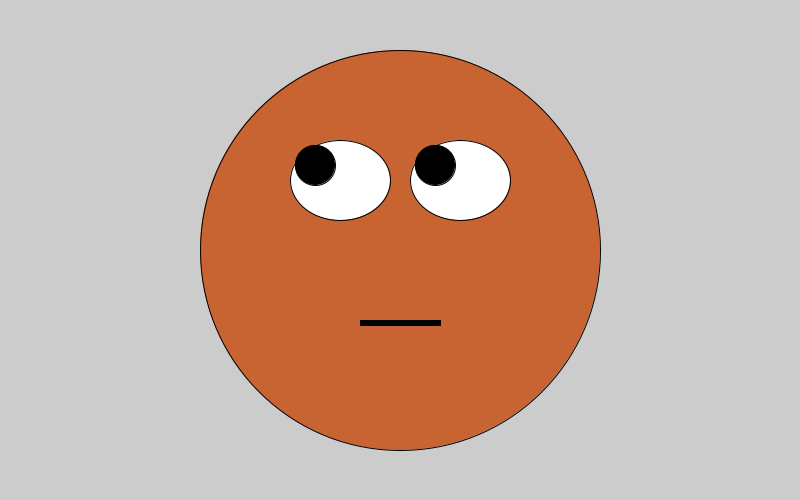
Frame 1 (no input)
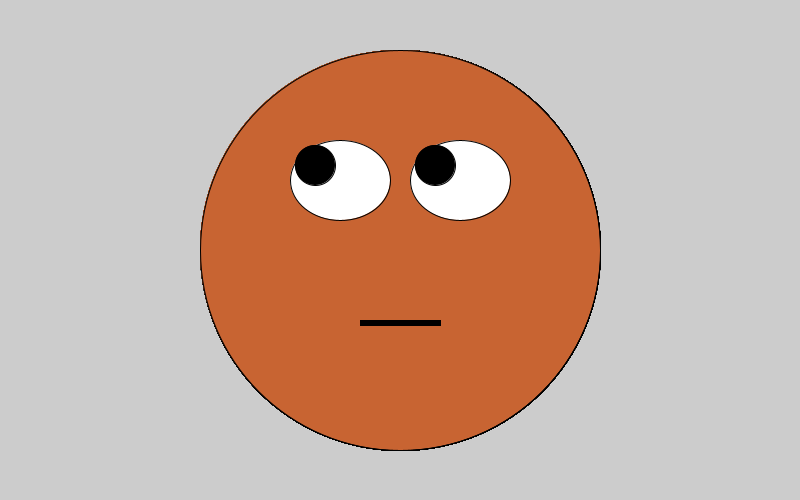
Frame 60 (the mouse pressed at the canvas centre just before this capture)
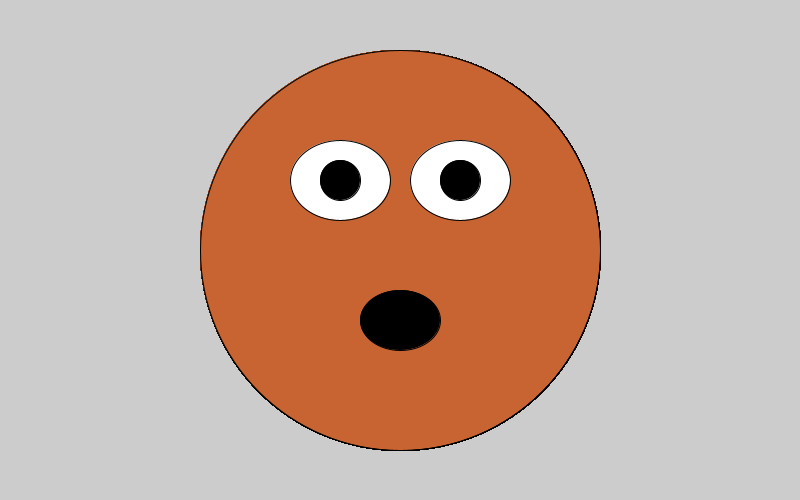
Frame 120 (the mouse held since frame 60 and released just before this capture)

The Processing sketch that drew these frames (run headless with seeded random() and noise(); from frame 60 on, the mouse is pressed at the canvas centre):

// Processing sketch: processing_146071
// ── processing_146071.pde

void setup() {
size(800,500);
frameRate (25);
}



void draw() {
  
  fill(200,100,50);
ellipse(400,250,400,400);
fill(255);
ellipse(340,180,100,80);   //Auge
ellipse(460,180,100,80);   //Auge
fill(0);
ellipse(map(mouseX,0,800,315,365), map(mouseY,0,500,165,195),40,40);   //Pupille
ellipse(map(mouseX,0,800,435,485), map(mouseY,0,500,165,195),40,40);   //Pupille
  
  
  if (mousePressed == true) {
   ellipse(400,320,80,60);
  } 
  else {
    rect(360,320,80,5);
    }

}
